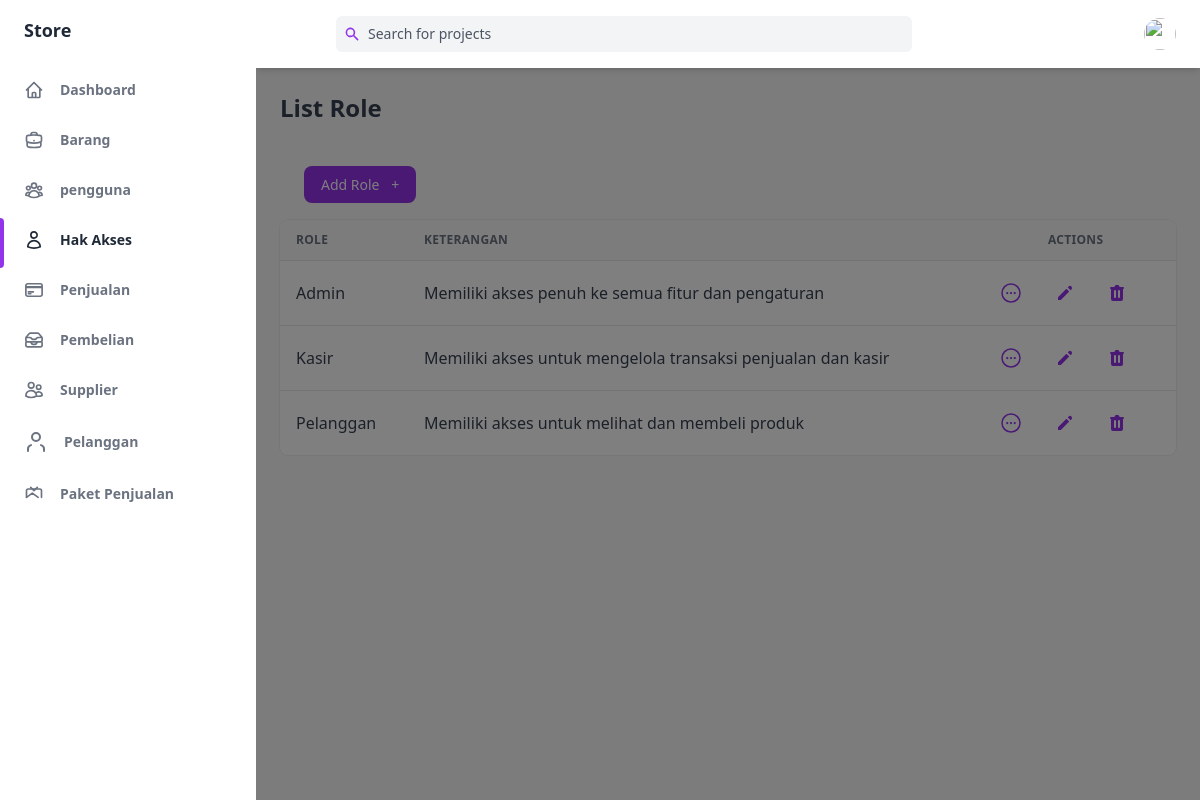
/public/role, run on the app's committed database.
### tables this page shows
CREATE TABLE `hak_akses` (
  `idAkses` int(255) NOT NULL,
  `namaAkses` varchar(255) NOT NULL,
  `keterangan` varchar(255) NOT NULL
);

### app/core/Controller.php (called while the page is built, shortened)
<?php
class Controller
{
    public function view($view, $data = [])
    {
        require_once '../app/views/' . $view . '.php';
    }
    public function model($model)
    {
        return new $model;
    }
}

### app/controllers/Role.php (called while the page is built, shortened)
<?php
class Role extends Controller
{
    public function index()
    {
        $data['judul'] = 'List Hak Akses';
        $data['role'] = $this->model('role_model')->getAllRole();
        $this->view('role/index', $data);
    }
}

### app/core/App.php (called while the page is built, shortened)
<?php
class App
{
   protected $method = 'index';
   protected $params = [];
   public function __construct()
   {
      $this->controller = new $this->controller;
      call_user_func_array([$this->controller, $this->method], $this->params);
   }
}

### public/index.php (called while the page is built, shortened)
<?php
$app = new App;

### app/core/Database.php (called while the page is built, shortened)
<?php
class Database
{
    private $host = DB_HOST;
    private $user = DB_USER;
    private $pass = DB_PASS;
    private $db_name = DB_NAME;
    private $dbh;
    private $stmt;
    public function __construct()
    {
        $dsn = 'mysql:host=' . $this->host . ';dbname=' . $this->db_name;
        $option = [
            PDO::ATTR_PERSISTENT => true,
            PDO::ATTR_ERRMODE => PDO::ERRMODE_EXCEPTION
        ];
        try {
            $this->dbh = new PDO($dsn, $this->user, $this->pass, $option);
        } catch (PDOException $error) {
            die($error->getMessage());
        }
    }
    public function query($query)
    {
        $this->stmt = $this->dbh->prepare($query);
    }
    public function execute()
    {
        $this->stmt->execute();
    }
    public function resultSet()
    {
        $this->execute();
        return $this->stmt->fetchAll(PDO::FETCH_ASSOC);
    }
}

### app/models/role_model.php (called while the page is built, shortened)
<?php
class role_model
{
    private $table = 'hak_akses';
    private $db;
    public function __construct()
    {
        $this->db = new Database;
    }
    public function getAllRole()
    {
        $this->db->query('SELECT * FROM ' . $this->table);
        return $this->db->resultSet();
    }
}

### app/views/role/index.php (the view, shortened to what this page needs)
<div class="flex h-screen bg-gray-50 dark:bg-gray-900" :class="{ 'overflow-hidden': isSideMenuOpen}">
    <aside class="z-20 flex-shrink-0 hidden w-64 overflow-y-auto bg-white dark:bg-gray-800 md:block">
        <div class="py-4 text-gray-500 dark:text-gray-400">
            <a class="ml-6 text-lg font-bold text-gray-800 dark:text-gray-200" href="#">
                Store
            </a>
            <ul class="mt-6">
                <li class="relative px-6 py-3">
                    <a class="inline-flex items-center w-full text-sm font-semibold transition-colors duration-150 hover:text-gray-800 dark:hover:text-gray-200" href="<?= ROUTE_URL ?>/home">
                        <span class="ml-4">Dashboard</span>
                    </a>
                </li>
            </ul>
            <ul>
                <li class="relative px-6 py-3">
                    <a class="inline-flex items-center w-full text-sm font-semibold transition-colors duration-150 hover:text-gray-800 dark:hover:text-gray-200" href="<?= ROUTE_URL ?>/barang">
                        <span class="ml-4">Barang</span>
                    </a>
                </li>
                <li class="relative px-6 py-3">
                    <a class="inline-flex items-center w-full text-sm font-semibold transition-colors duration-150 hover:text-gray-800 dark:hover:text-gray-200" href="<?= ROUTE_URL ?>/pengguna">
                        <span class="ml-4">pengguna</span>
                    </a>
                </li>
                <li class="relative px-6 py-3">
                    <span class="absolute inset-y-0 left-0 w-1 bg-purple-600 rounded-tr-lg rounded-br-lg"></span>
                    <a class="inline-flex items-center w-full text-sm font-semibold transition-colors duration-150 text-gray-800 dark:text-gray-100 hover:text-gray-800 dark:hover:text-gray-200" href="<?= ROUTE_URL ?>/role">
                        <span class="ml-4">Hak Akses</span>
                    </a>
                </li>
                <li class="relative px-6 py-3">
                    <a class="inline-flex items-center w-full text-sm font-semibold transition-colors duration-150 hover:text-gray-800 dark:hover:text-gray-200" href="<?= ROUTE_URL ?>/penjualan">
                        <span class="ml-4">Penjualan</span>
                    </a>
                </li>
                <li class="relative px-6 py-3">
                    <a class="inline-flex items-center w-full text-sm font-semibold transition-colors duration-150 hover:text-gray-800 dark:hover:text-gray-200" href="<?= ROUTE_URL ?>/pembelian">
                        <span class="ml-4">Pembelian</span>
                    </a>
                </li>
                <li class="relative px-6 py-3">
                    <a class="inline-flex items-center w-full text-sm font-semibold transition-colors duration-150 hover:text-gray-800 dark:hover:text-gray-200" href="<?= ROUTE_URL ?>/supplier">
                        <span class="ml-4">Supplier</span>
                    </a>
                </li>
                <li class="relative px-6 py-3">
                    <a class="inline-flex items-center w-full text-sm font-semibold transition-colors duration-150 hover:text-gray-800 dark:hover:text-gray-200" href="<?= ROUTE_URL ?>/pelanggan">
                        <svg xmlns="http://www.w3.org/2000/svg" width="24" height="24" viewBox="0 0 24 24" fill="none" stroke="currentColor" stroke-width="2" stroke-linecap="round" stroke-linejoin="round">
                            <path d="M20 21v-2a4 4 0 0 0-3-3.87"></path>
                            <path d="M4 21v-2a4 4 0 0 1 3-3.87"></path>
                            <circle cx="12" cy="7" r="4"></circle>
                        </svg>
                        <span class="ml-4">Pelanggan</span>
                    </a>
                </li>
                <li class="relative px-6 py-3">
                    <a class="inline-flex items-center w-full text-sm font-semibold transition-colors duration-150 hover:text-gray-800 dark:hover:text-gray-200" href="<?= ROUTE_URL ?>/paketPenjualan">
                        <svg class="w-5 h-5" aria-hidden="true" fill="none" stroke-linecap="round" stroke-linejoin="round" stroke-width="2" viewBox="0 0 24 24" stroke="currentColor">
                            <path d="M21 16V8a2 2 0 0 0-2-2H5a2 2 0 0 0-2 2v8" />
                            <path d="M3 16l7-5 7 5"></path>
                            <path d="M8 4l4 4 4-4"></path>
                        </svg>
                        <span class="ml-4">Paket Penjualan</span>
                    </a>
                </li>
            </ul>
        </div>
    </aside>
    <div x-show="isSideMenuOpen" x-transition:enter="transition ease-in-out duration-150" x-transition:enter-start="opacity-0" x-transition:enter-end="opacity-100" x-transition:leave="transition ease-in-out duration-150" x-transition:leave-start="opacity-100" x-transition:leave-end="opacity-0" class="fixed inset-0 z-10 flex items-end bg-black bg-opacity-50 sm:items-center sm:justify-center"></div>
    <div class="flex flex-col flex-1 w-full">
        <header class="z-10 py-4 bg-white shadow-md dark:bg-gray-800">
            <div class="container flex items-center justify-between h-full px-6 mx-auto text-purple-600 dark:text-purple-300">
                <div class="flex justify-center flex-1 lg:mr-32">
                    <div class="relative w-full max-w-xl mr-6 focus-within:text-purple-500">
                        <div class="absolute inset-y-0 flex items-center pl-2">
                            <svg class="w-4 h-4" aria-hidden="true" fill="currentColor" viewBox="0 0 20 20">
                                <path fill-rule="evenodd" d="M8 4a4 4 0 100 8 4 4 0 000-8zM2 8a6 6 0 1110.89 3.476l4.817 4.817a1 1 0 01-1.414 1.414l-4.816-4.816A6 6 0 012 8z" clip-rule="evenodd"></path>
                            </svg>
                        </div>
                        <input class="w-full pl-8 pr-2 text-sm text-gray-700 placeholder-gray-600 bg-gray-100 border-0 rounded-md dark:placeholder-gray-500 dark:focus:shadow-outline-gray dark:focus:placeholder-gray-600 dark:bg-gray-700 dark:text-gray-200 focus:placeholder-gray-500 focus:bg-white focus:border-purple-300 focus:outline-none focus:shadow-outline-purple form-input" type="text" placeholder="Search for projects" aria-label="Search" />
                    </div>
                </div>
                <ul class="flex items-center flex-shrink-0 space-x-6">
                    <li class="relative">
                        <button class="align-middle rounded-full focus:shadow-outline-purple focus:outline-none" @click="toggleProfileMenu" @keydown.escape="closeProfileMenu" aria-label="Account" aria-haspopup="true">
                            <img class="object-cover w-8 h-8 rounded-full" src="https://images.unsplash.com/photo-1502378735452-bc7d86632805?ixlib=rb-0.3.5&q=80&fm=jpg&crop=entropy&cs=tinysrgb&w=200&fit=max&s=aa3a807e1bbdfd4364d1f449eaa96d82" alt="" aria-hidden="true" />
                        </button>
                    </li>
                </ul>
            </div>
        </header>
        <main class="h-full pb-16 overflow-y-auto">
            <div class="container grid px-6 mx-auto">
                <h2 class="my-6 text-2xl font-semibold text-gray-700 dark:text-gray-200">
                    List Role
                </h2>
                <div class="px-6 my-6">
                    <a href="<?= ROUTE_URL ?>/role/create" class="items-center justify-between px-4 py-2 text-sm font-medium leading-5 text-white transition-colors duration-150 bg-purple-600 border border-transparent rounded-lg active:bg-purple-600 hover:bg-purple-700 focus:outline-none focus:shadow-outline-purple">
                        Add Role
                        <span class="ml-2" aria-hidden="true">+</span>
                    </a>
                </div>
                <div class="w-full overflow-hidden rounded-lg shadow-xs">
                    <div class="w-full overflow-x-auto">
                        <table class="w-full whitespace-no-wrap">
                            <thead>
                                <tr class="text-xs font-semibold tracking-wide text-left text-gray-500 uppercase border-b dark:border-gray-700 bg-gray-50 dark:text-gray-400 dark:bg-gray-800">
                                    <th class="px-4 py-3">Role</th>
                                    <th class="px-4 py-3">keterangan</th>
                                    <th class="px-4 py-3 text-center">Actions</th>
                                </tr>
                            </thead>
                            <tbody class="bg-white divide-y dark:divide-gray-700 dark:bg-gray-800">
                                <?php foreach ($data['role'] as $role) : ?>
                                    <tr class="text-gray-700 dark:text-gray-400">
                                        <td class="px-4 py-3"><?= $role['namaAkses']; ?> </td>
                                        <td class="px-4 py-3"><?= $role['keterangan']; ?> </td>
                                        <td class="px-4 py-3">
                                            <div class="flex items-center space-x-4 text-sm">
                                                <a href="<?= ROUTE_URL ?>/role/detail/<?= $role['idAkses'] ?>" class="flex items-center justify-between px-2 py-2 text-sm font-medium leading-5 text-purple-600 rounded-lg dark:text-gray-400 hover:text-gray-800 dark:hover:text-gray-200 focus:outline-none focus:shadow-outline-gray" aria-label="Edit">
                                                </a>
                                                <a href="<?= ROUTE_URL ?>/role/edit/<?= $role['idAkses'] ?>" class="flex items-center justify-between px-2 py-2 text-sm font-medium leading-5 text-purple-600 rounded-lg dark:text-gray-400 hover:text-gray-800 dark:hover:text-gray-200 focus:outline-none focus:shadow-outline-gray" aria-label="Edit">
                                                    <svg class="w-5 h-5" aria-hidden="true" fill="currentColor" viewBox="0 0 20 20">
                                                        <path d="M13.586 3.586a2 2 0 112.828 2.828l-.793.793-2.828-2.828.793-.793zM11.379 5.793L3 14.172V17h2.828l8.38-8.379-2.83-2.828z"></path>
                                                    </svg>
                                                </a>
                                                <a href="<?= ROUTE_URL ?>/role/hapus/<?= $role['idAkses'] ?>" class="flex items-center justify-between px-2 py-2 text-sm font-medium leading-5 text-purple-600 rounded-lg dark:text-gray-400 focus:outline-none focus:shadow-outline-gray" aria-label="Delete" onclick="return confirm('Are you sure to delete?')">
                                                </a>
                                            </div>
                                        </td>
                                    </tr>
                                <?php endforeach; ?>
                            </tbody>
                        </table>
                    </div>
                </div>
            </div>
        </main>
    </div>
</div>

### data on the page
hak_akses: namaAkses "Admin", keterangan "Memiliki akses penuh ke semua fitur dan pengaturan"
hak_akses: namaAkses "Kasir", keterangan "Memiliki akses untuk mengelola transaksi penjualan dan kasir"
hak_akses: namaAkses "Pelanggan", keterangan "Memiliki akses untuk melihat dan membeli produk"
